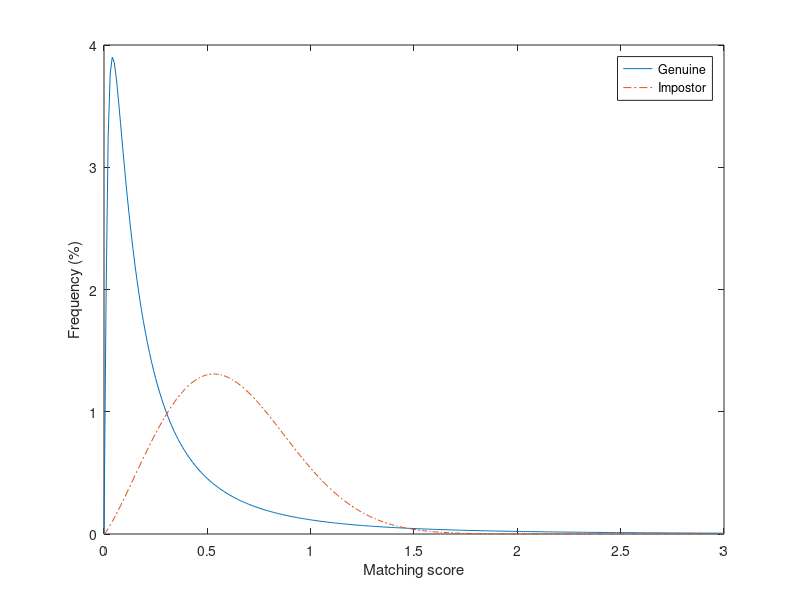

Write the MATLAB code that produced this figure.
x = (0:1e-2:3)';
g = lognpdf(x,log(0.175),1.2);
i = wblpdf(x,.7,2.2);
plot(x,g,x,i,'-.');
xlabel('Matching score');
ylabel('Frequency (%)');
legend('Genuine','Impostor');